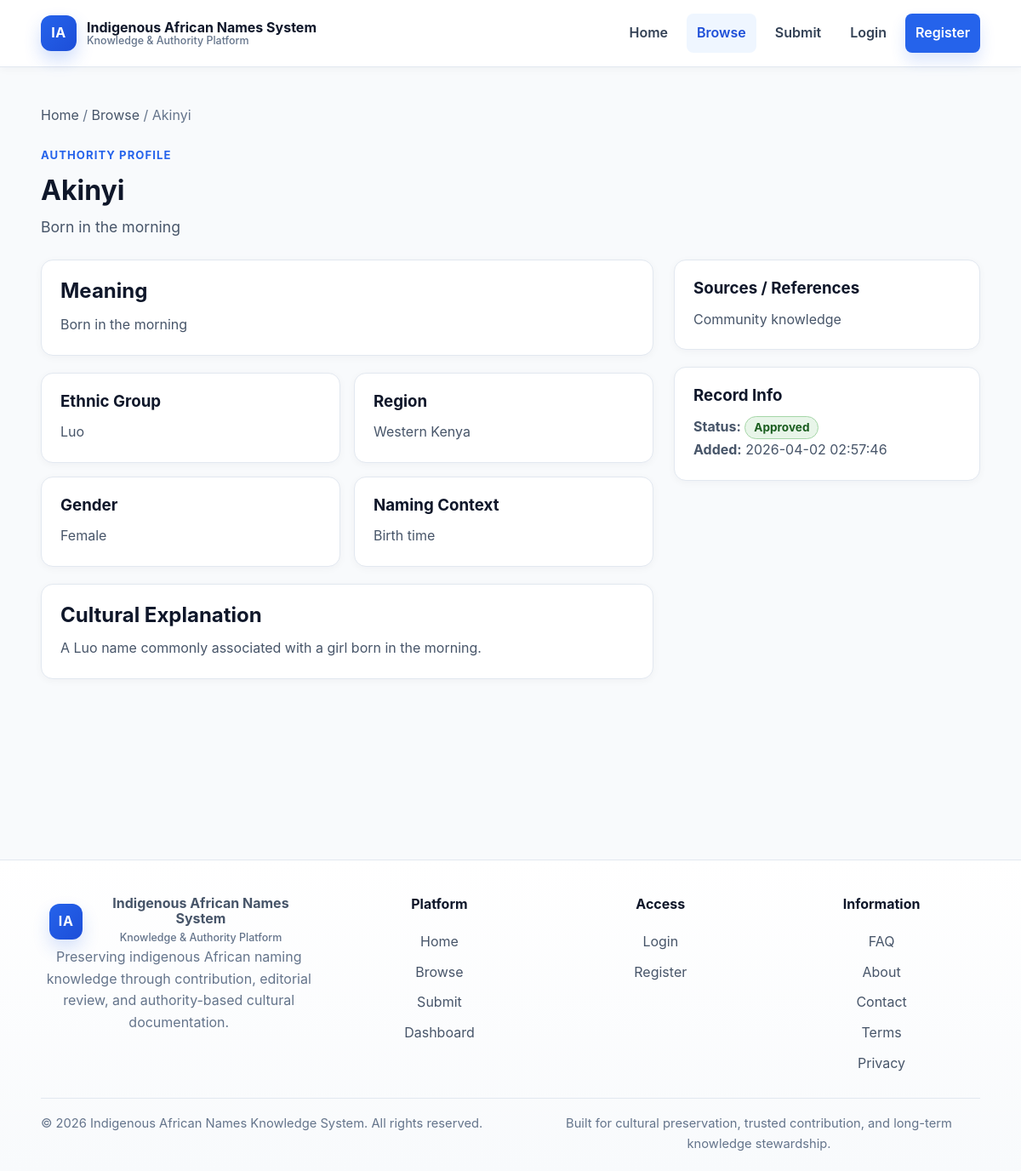
The page /name.php?id=1 on the database its author committed.
### tables this page shows
CREATE TABLE IF NOT EXISTS name_entries (
    id INT AUTO_INCREMENT PRIMARY KEY,
    name VARCHAR(150) NOT NULL,
    meaning TEXT NOT NULL,
    ethnic_group VARCHAR(150) NOT NULL,
    region VARCHAR(150) DEFAULT NULL,
    gender ENUM('male', 'female', 'unisex', 'other') DEFAULT 'unisex',
    naming_context VARCHAR(255) DEFAULT NULL,
    cultural_explanation TEXT,
    sources TEXT,
    status ENUM('pending', 'approved', 'rejected') NOT NULL DEFAULT 'pending',
    created_by INT DEFAULT NULL,
    created_at TIMESTAMP DEFAULT CURRENT_TIMESTAMP,
    updated_at TIMESTAMP DEFAULT CURRENT_TIMESTAMP ON UPDATE CURRENT_TIMESTAMP,
    CONSTRAINT fk_name_entries_user
        FOREIGN KEY (created_by) REFERENCES users(id)
        ON DELETE SET NULL
);

### public/name.php (the view, shortened to what this page needs)
<?php
require_once __DIR__ . '/../includes/db.php';
$id = isset($_GET['id']) ? (int)$_GET['id'] : 0;
$stmt = $pdo->prepare("
    SELECT
        ne.id,
        ne.name,
        ne.meaning,
        ne.ethnic_group,
        ne.region,
        ne.gender,
        ne.naming_context,
        ne.cultural_explanation,
        ne.sources,
        ne.created_at,
        np.overview,
        np.linguistic_origin,
        np.cultural_significance,
        np.historical_context,
        np.variants,
        np.pronunciation,
        np.related_names,
        np.scholarly_notes,
        np.references_text,
        np.ai_summary,
        np.updated_at AS profile_updated_at
    FROM name_entries ne
    LEFT JOIN name_profiles np ON np.entry_id = ne.id
    WHERE ne.id = :id AND ne.status = 'approved'
    LIMIT 1
");
$stmt->execute([':id' => $id]);
$entry = $stmt->fetch();
require_once __DIR__ . '/../includes/header.php';
?>
<main class="container page-section">
    <?php if (!$entry): ?>
        <div class="detail-card">
            <h1>Name Not Found</h1>
            <p>The requested name record does not exist or is not publicly available.</p>
            <p><a href="browse.php">Back to Browse</a></p>
        </div>
    <?php else: ?>
        <div class="breadcrumb">
            <a href="index.php">Home</a> /
            <a href="browse.php">Browse</a> /
            <span><?= htmlspecialchars($entry['name']) ?></span>
        </div>
        <section class="detail-hero">
            <span class="eyebrow">Authority Profile</span>
            <h1><?= htmlspecialchars($entry['name']) ?></h1>
            <p class="detail-meaning"><?= htmlspecialchars($entry['meaning']) ?></p>
        </section>
        <div class="detail-layout">
            <section class="detail-main">
                <div class="detail-card">
                    <h2>Meaning</h2>
                    <p><?= nl2br(htmlspecialchars($entry['meaning'])) ?></p>
                </div>
                <div class="detail-grid">
                    <div class="detail-card">
                        <h3>Ethnic Group</h3>
                        <p><?= htmlspecialchars($entry['ethnic_group']) ?></p>
                    </div>
                    <div class="detail-card">
                        <h3>Region</h3>
                        <p><?= htmlspecialchars($entry['region'] ?: 'Not specified') ?></p>
                    </div>
                    <div class="detail-card">
                        <h3>Gender</h3>
                        <p><?= htmlspecialchars(ucfirst($entry['gender'])) ?></p>
                    </div>
                    <div class="detail-card">
                        <h3>Naming Context</h3>
                        <p><?= htmlspecialchars($entry['naming_context'] ?: 'Not specified') ?></p>
                    </div>
                </div>
                <div class="detail-card">
                    <h2>Cultural Explanation</h2>
                    <p>
                        <?= $entry['cultural_explanation']
                            ? nl2br(htmlspecialchars($entry['cultural_explanation']))
                            : 'No extended cultural explanation available yet.' ?>
                    </p>
                </div>
            </section>
            <aside class="detail-sidebar">
                <div class="detail-card">
                    <h3>Sources / References</h3>
                    <p>
                        <?= $entry['sources']
                            ? nl2br(htmlspecialchars($entry['sources']))
                            : 'No sources provided.' ?>
                    </p>
                </div>
                <div class="detail-card">
                    <h3>Record Info</h3>
                    <p>
                        <strong>Status:</strong>
                        <span class="badge badge-approved">Approved</span>
                    </p>
                    <p><strong>Added:</strong> <?= htmlspecialchars($entry['created_at']) ?></p>
                </div>
            </aside>
        </div>
    <?php endif; ?>
</main>
<?php require_once __DIR__ . '/../includes/footer.php'; ?>

### public/assets/css/style.css (style rules this page uses)
* { box-sizing: border-box; margin: 0; padding: 0; }
:root { --bg: #f8fafc; --surface: #ffffff; --surface-muted: #f8fafc; --surface-soft: #f1f5f9; --border: #e2e8f0; --border-strong: #cbd5e1; --text: #0f172a; --text-soft: #475569; --text-muted: #64748b; --primary: #2563eb; --primary-dark: #1d4ed8; --success: #2e7d32; --danger: #c62828; --warning: #8d6e00; --shadow-sm: 0 2px 10px rgba(15, 23, 42, 0.04); --shadow-md: 0 12px 30px rgba(15, 23, 42, 0.08); --radius-sm: 8px; --radius-md: 12px; --radius-lg: 18px; --container: 1160px; }
html { scroll-behavior: smooth; }
body { font-family: -apple-system, BlinkMacSystemFont, "Segoe UI", Roboto, Arial, sans-serif; background: var(--bg); color: var(--text); line-height: 1.6; }
a { color: var(--primary); }
.container { width: min(92%, var(--container)); margin: 0 auto; }
h1, h2, h3, h4 { line-height: 1.2; color: var(--text); }
p { color: var(--text-soft); }
.page-section { padding: 44px 0 56px; }
section { margin-bottom: 64px; }
.eyebrow { display: inline-block; margin-bottom: 12px; font-size: 0.82rem; color: var(--primary); font-weight: 700; text-transform: uppercase; letter-spacing: 0.08em; }
.breadcrumb { margin-bottom: 20px; color: var(--text-muted); }
.breadcrumb a { color: var(--text-soft); text-decoration: none; }
.detail-hero { margin-bottom: 24px; }
.detail-hero h1 { font-size: clamp(2rem, 2.5vw, 2.6rem); margin-bottom: 10px; }
.detail-meaning { font-size: 1.1rem; color: var(--text-soft); }
.filters-panel, .results-panel, .detail-card { background: var(--surface); border: 1px solid var(--border); border-radius: 14px; padding: 22px; box-shadow: var(--shadow-sm); }
.filters-panel h2, .results-panel h2, .detail-card h2, .detail-card h3 { margin-bottom: 12px; }
.detail-layout { display: grid; grid-template-columns: 2fr 1fr; gap: 24px; align-items: start; }
.detail-main, .detail-sidebar { display: flex; flex-direction: column; gap: 20px; }
.detail-grid { display: grid; grid-template-columns: 1fr 1fr; gap: 16px; }
.badge { display: inline-block; padding: 6px 10px; border-radius: 999px; font-size: 0.85rem; font-weight: 700; line-height: 1; }
.badge-approved { background: #e8f5e9; color: #1b5e20; border: 1px solid #a5d6a7; }
section { margin-bottom: 84px; }

### rows shown on the page
name_entries: name "Akinyi", meaning "Born in the morning", ethnic_group "Luo", region "Western Kenya", gender "Female", naming_context "Birth time", cultural_explanation "A Luo name commonly associated with a girl born in the morning.", sources "Community knowledge", created_at "2026-04-02 02:57:46"
